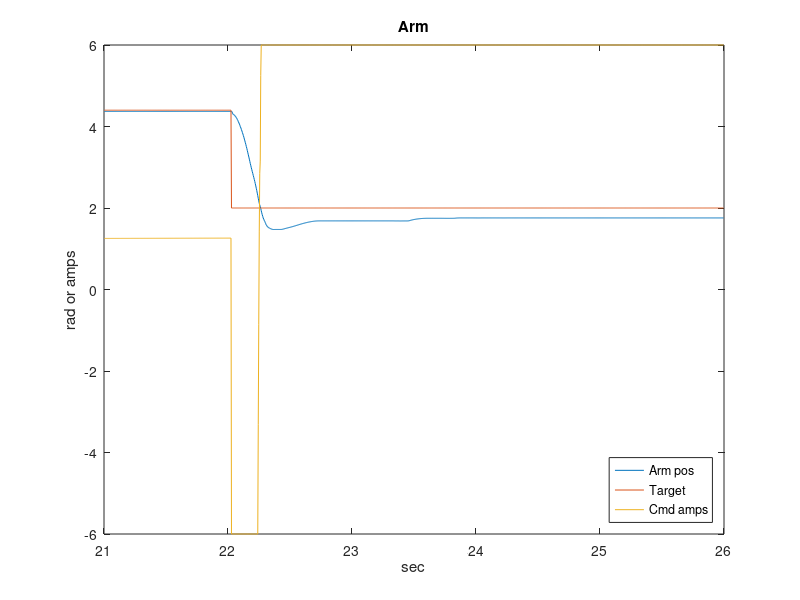
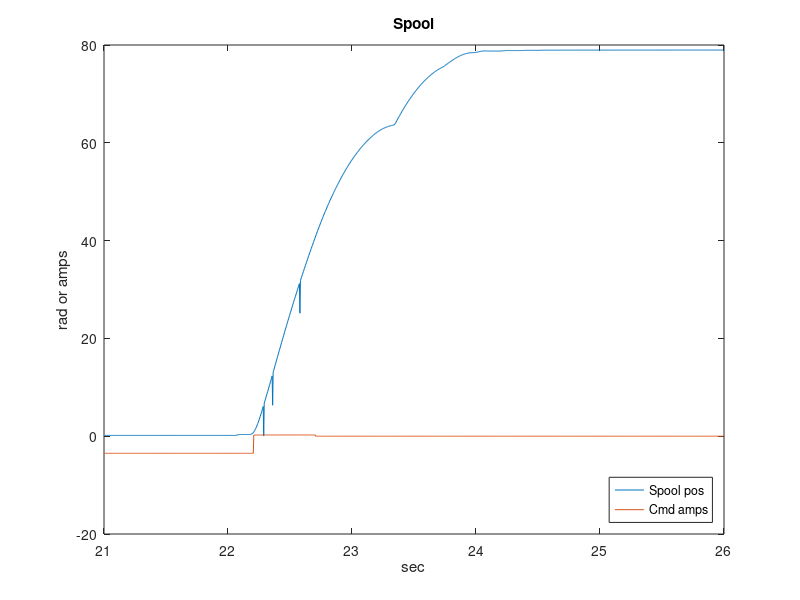
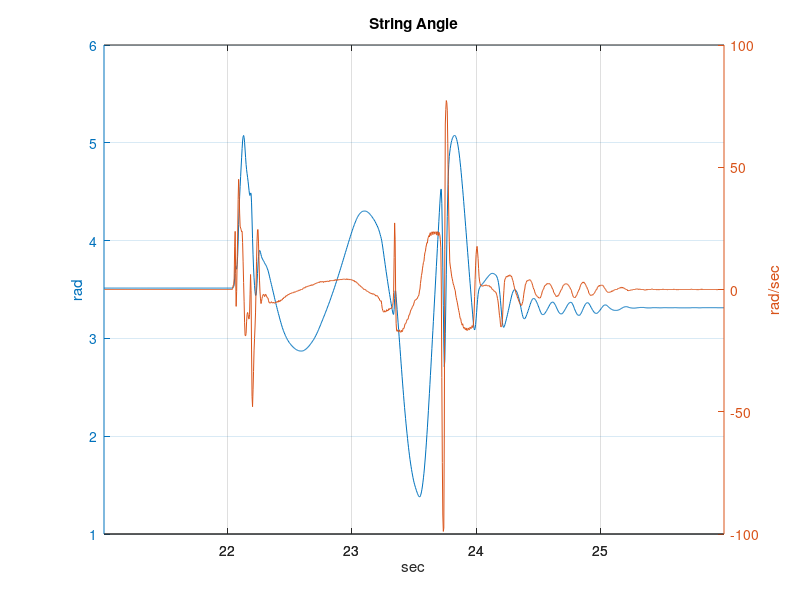

Recreate these plots in MATLAB, in order. (Note: this script raises an error after producing the figures.)
% Bad Cast 1: Stopped short, tangled on self
% Bad Cast 2: ditto
% Good Cast:  Made it over bar, suspended at end.
clear
close all
% 1 Arm pos (rad)
% 2 Arm target pos (rad)
% 3 Arm Cmd (amps)
% 4 Spool pos (rad)
% 5 Spool Cmd (amps)
% 6 String Angle (rad)

% GC = load('BadBasicCastDataLog.mat');
% GC = load('BadBasicCast2DataLog.mat');
GC  = load('GoodCastDataLog.mat');
% GC = load('AlmostFlat.mat');

% Time Frames
plot_from = [21, 26];
i = find(plot_from(1) < GC.fsTime, 1, 'first');
j = find(plot_from(2) > GC.fsTime, 1, 'last');

% Events
% Constants
stop_ArmPos = 2.9916;   % rad, Position arm triggers cast
stop_String = 3.75;     % rad, Position String Angle triggers cast
far_Enough  = 65;       % rad, How far before string is jerked back

% Release time
t_re = find(and(stop_ArmPos >= GC.fsData(:,1), stop_String >= GC.fsData(:,6)), 1, 'first');

plot(GC.fsTime(i:j), GC.fsData(i:j,1:3))
title('Arm')
xlabel('sec')
ylabel('rad or amps')
legend('Arm pos','Target', 'Cmd amps', 'Location', 'SouthEast')

figure
plot(GC.fsTime(i:j), GC.fsData(i:j,4:5))
title('Spool')
xlabel('sec')
ylabel('rad or amps')
legend('Spool pos','Cmd amps', 'Location', 'SouthEast')

figure
[hA, h_b1, h_b2] = plotyy(GC.fsTime(i:j), GC.fsData(i:j,6),...
                           GC.fsTime(i+1:j), diff(GC.fsData(i:j,6))./diff(GC.fsTime(i:j)));
grid on
title('String Angle')
xlabel('sec')
ylabel(hA(1), 'rad')
ylabel(hA(2), 'rad/sec')
legend('position', 'velocity', 'Location', 'SouthEast')

figure
[hAx, h_l1, h_l2] = plotyy(GC.fsTime(i:j), GC.fsData(i:j,[1,2,6]),...
                           GC.fsTime(i:j), GC.fsData(i:j,[4]));
line([GC.fsTime(t_re),GC.fsTime(t_re)],[0,10],'Color',[.4,.4,.4])
xlabel('sec')
ylabel(hAx(1), 'rad')
ylabel(hAx(2), 'Spool (rad)')
legend('Arm Pos', 'Arm Target', 'String Angle', 'Spool',...
       'Location', 'NorthWest')